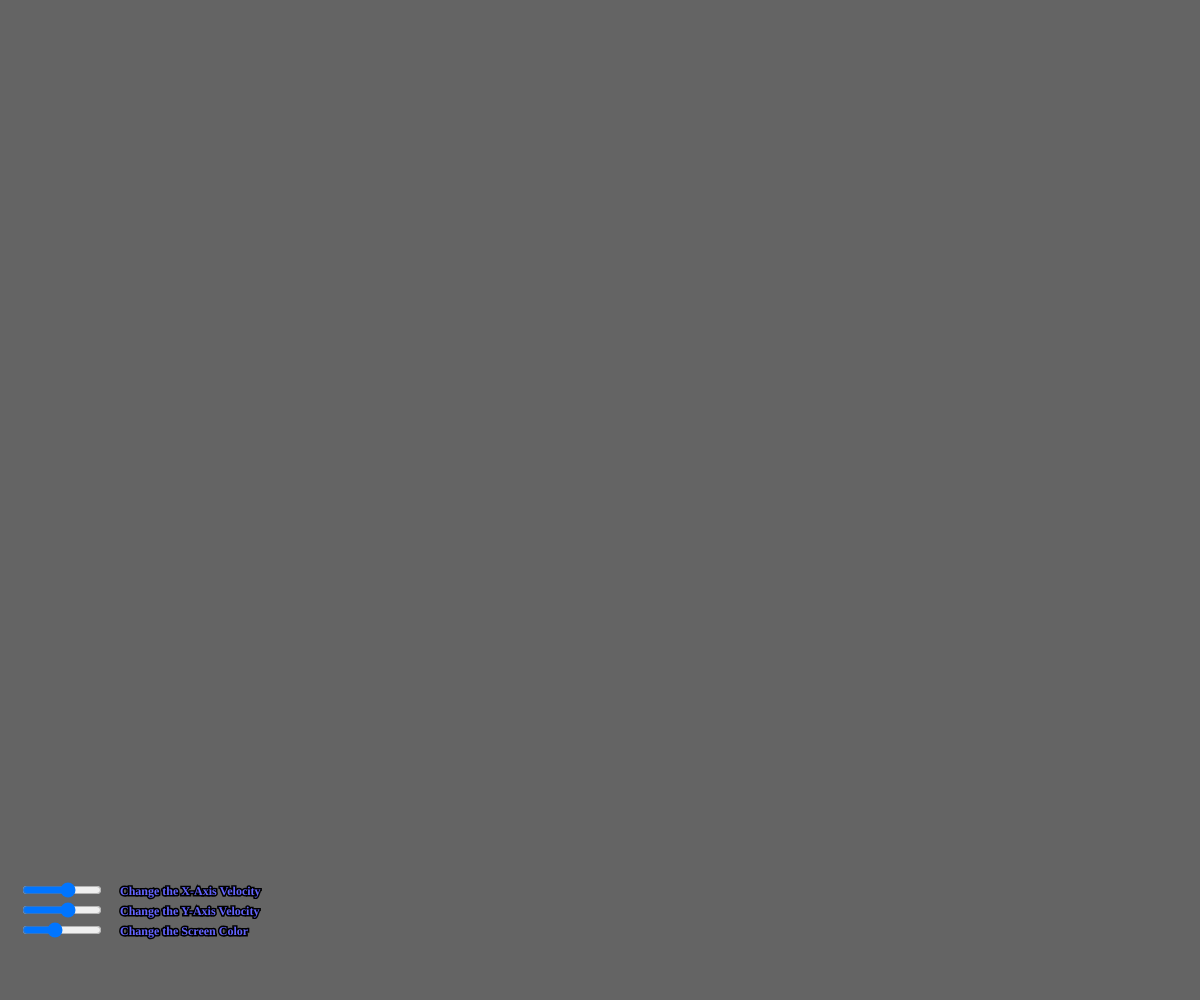
Frame 1 (no input)
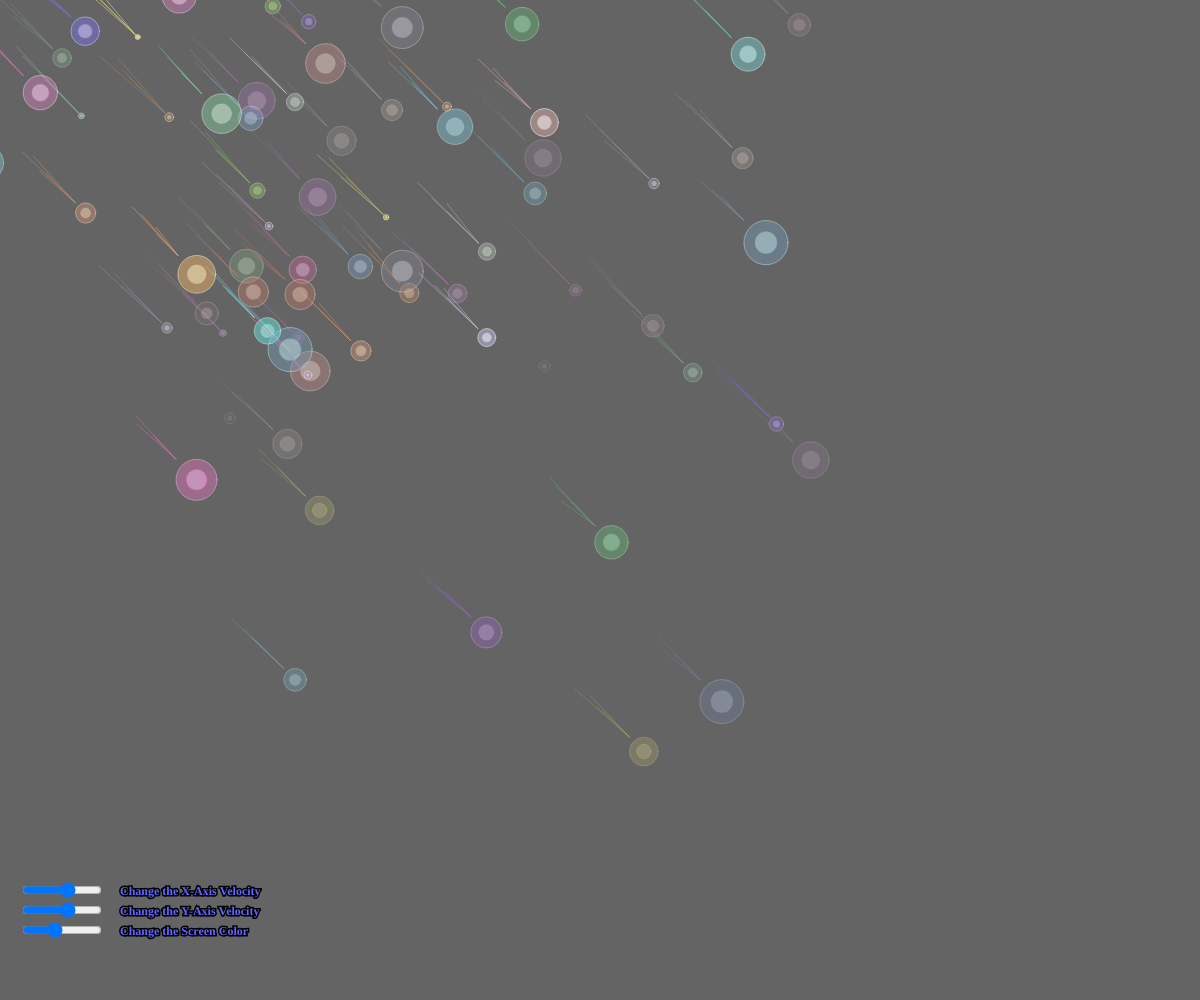
Frame 60 (no input)
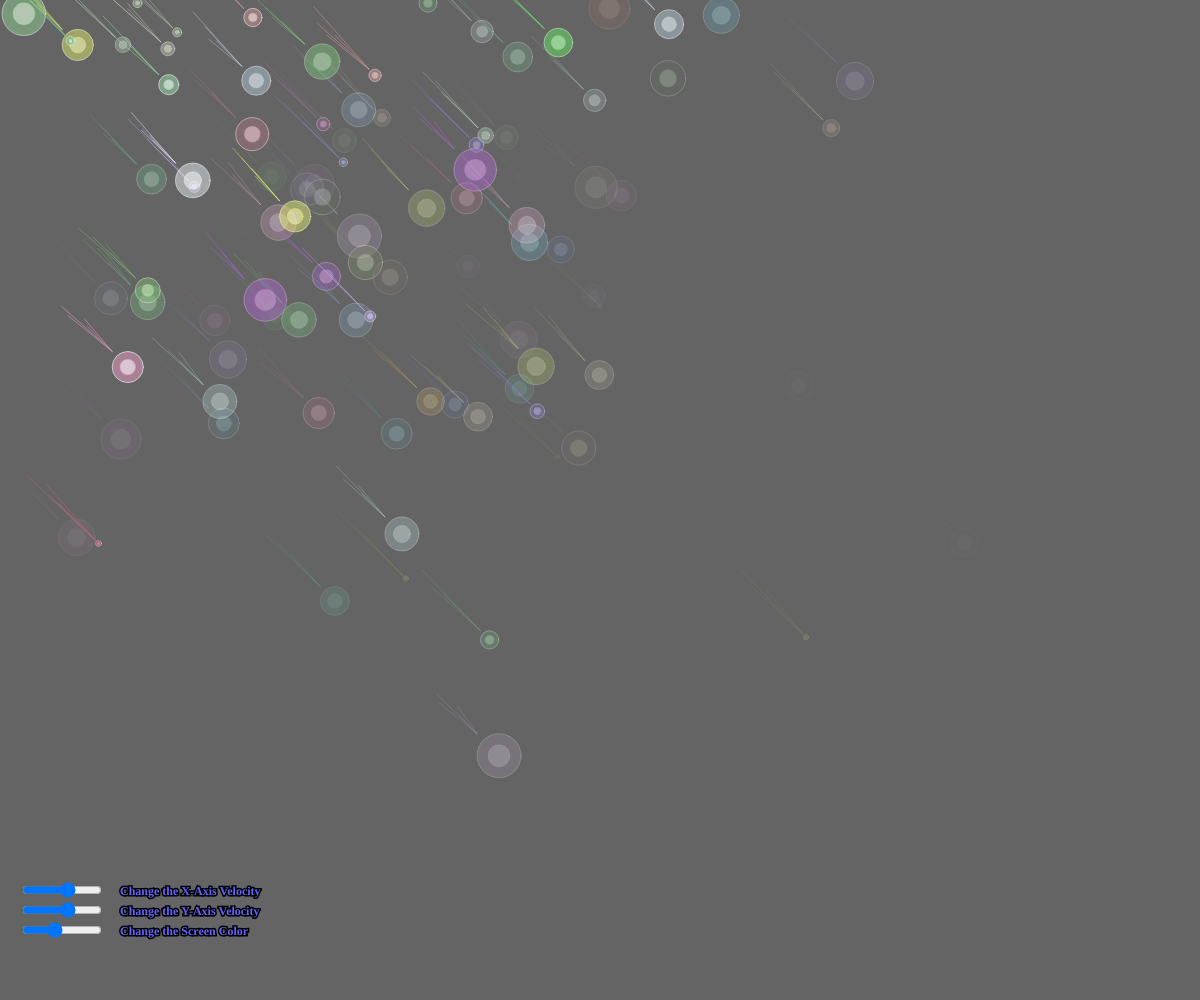
Frame 120 (the mouse pressed at the canvas centre since frame 60)

The p5.js sketch that drew these frames (run headless with seeded random() and noise() and a simulated clock; from frame 60 on, the mouse is pressed at the canvas centre):

// p5.js sketch
// ── sketch.js
//////////////////////
//  Allen Harguess  //
//////////////////////

  var slider;
  var slider2;
  var slider3;
  var value = 0;
  let bubbles = [];
  let cloud = [];
  var objcolor = {r: 255, g: 255, b: 255, opas:150};
  function setup() {
  createCanvas(windowWidth, windowHeight);

  slider = createSlider(0, 255, 100);
  slider.position(20, windowHeight-80);
  slider.style('width', '80px');

  slider2 = createSlider(4, 9, 7);
  slider2.position(20, windowHeight-120);
  slider2.style('width', '80px');

  slider3 = createSlider(4, 9, 7);
  slider3.position(20, windowHeight-100);
  slider3.style('width', '80px');

  }

  function draw() {

    var val = slider.value();
    background(val);

    for (let i = 0; i < bubbles.length; i++) {
      bubbles[i].move();
      bubbles[i].show();
      if (bubbles[i].faded()){bubbles.splice(i, 1);}

      }
drawcloud()

  }

///////////////////////////////////////////////////////////////////
  class Bubble {
    constructor(x, y, r) {
      this.xaxis = x;
      this.yaxis = y;
      this.rad = r;
      this.opas = 150;
      this.colr = objcolor.r;
      this.colg = objcolor.g;
      this.colb = objcolor.b;
      this.val2 = slider2.value();
      this.val3 = slider3.value();
    }

    move() {
      this.xaxis = this.xaxis + this.val2;
      this.yaxis = this.yaxis + this.val3;
    }

    show() {

      stroke(this.colr+100, this.colg+100, this.colb+100,this.opas);
      this.opas -= 2;
      fill(this.colr, this.colg, this.colb,this.opas);
      ellipse(this.xaxis, this.yaxis, this.rad);

      stroke(this.colr, this.colg, this.colb,this.opas);

      line(this.xaxis-(this.rad/2), this.yaxis-(this.rad/2), this.xaxis-40, this.yaxis-40);
      line(this.xaxis-(this.rad/2), this.yaxis-(this.rad/2), this.xaxis-random(40,50), this.yaxis-random(40,50));
      line(this.xaxis-(this.rad/2), this.yaxis-(this.rad/2), this.xaxis-random(50,60), this.yaxis-random(50,60));
      line(this.xaxis-(this.rad/2), this.yaxis-(this.rad/2), this.xaxis-random(60,70), this.yaxis-random(60,70));
      fill(this.colr+100, this.colg+100, this.colb+100,this.opas);
      ellipse(this.xaxis, this.yaxis, this.rad/2);
    }

    faded(){return this.opas < 0;}
}

///////////////////////////////////////////////////////////////////
function drawcloud(){

  push();
  textSize(12);
  stroke(0);
  strokeWeight(3);
  textStyle(BOLD)
  textFont("Comic Sans MS");
  smooth();
  fill(100, 100, 255);
  text("Change the Y-Axis Velocity", 120, windowHeight-85);
  text("Change the X-Axis Velocity", 120, windowHeight-105);
  text("Change the Screen Color", 120, windowHeight-65);
  pop();

  objcolor.r = random(100, 255);
  objcolor.g = random(100, 255);
  objcolor.b = random(100, 255);

  var xmin = random(1,windowWidth/2);
  var xmax = random(windowWidth/2,windowWidth);
  var ymin = random(1,windowHeight/2);
  var ymax = random(windowHeight/2,windowHeight);

  let r = random(5, 45);
  let c = new Bubble(windowWidth/2-random(xmin,xmax), windowHeight/4-random(ymin,ymax), r);
  bubbles.push(c);
  let d = new Bubble(windowWidth/2-random(xmin,xmax)+100, windowHeight/4-random(ymin,ymax)+200, r);
  bubbles.push(d);

}

///////////////////////////////////////////////////////////////////

  function mouseDragged() {
    let r = random(7, 49);
    objcolor.r = 176;
    objcolor.g = 224;
    objcolor.b = random(220,255);
    let b = new Bubble(mouseX, mouseY, r);
    bubbles.push(b);
  }
